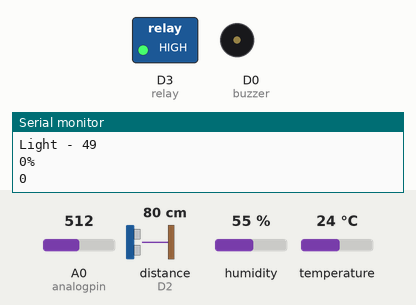
This sketch was run on a simulated ESP8266 (NodeMCU). Parts: switched loads named in the sketch (green lamp = pin HIGH), buzzer (waves = sounding, pin HIGH), the last lines printed to the serial monitor. Wiring (inferred from the names in the program): ultrasonic range finder: trigger D1; echo D2. Inputs (shaded band) come from the test bench; at power-on: A0 (analogpin) = 512, distance to the obstacle (sensor on D2) 80 cm, humidity 55 %, temperature 24 °C. The echo pulse lasts 58.3 µs per cm; WiFi joins after 1.5 s; servers stay silent unless stated; pins used as bus, display or sensor lines are not drawn.

Above: at 3.0 s.
3.1 s: A0 (analogpin) set to 501
At 4.3 s:
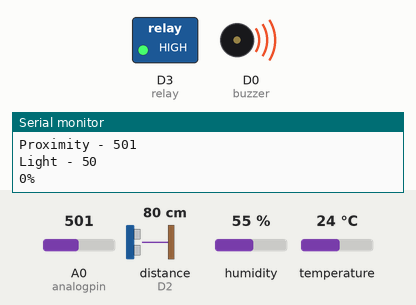
4.7 s: A0 (analogpin) set to 522
At 6.5 s:
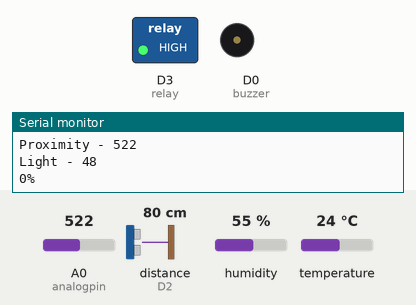
6.8 s: A0 (analogpin) set to 502
At 8.1 s:
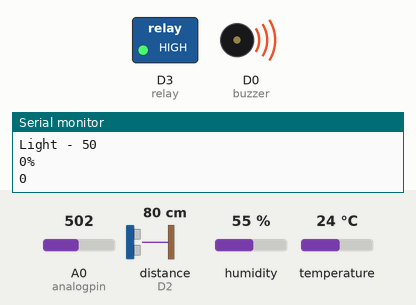
Timing chart, 0 to 9.8 s (numbered marks = the images above; inputs shaded):
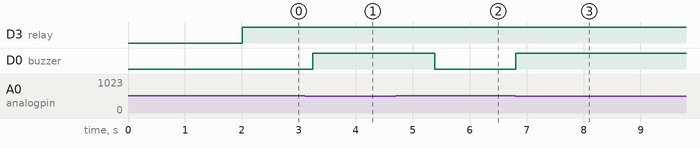

The sketch:

blynk1.ino
```cpp
// (licence header left out)
/* Comment this out to disable prints and save space */
#define BLYNK_PRINT Serial
#include <ESP8266WiFi.h>
#include <BlynkSimpleEsp8266.h>
#include <DHT.h>


/************************* Pin Definition *********************************/

//Relays for switching appliances
#define Relay1            D4
#define Relay2            D5
#define Relay3            D6
#define Relay4            D7

//DHT11 for reading temperature and humidity value
#define DHTPIN            D8

//buzzer to use it for alert
#define buzzer            D0

//Selection pins for multiplexer module to switch between different sensors and give data on a single analog pin.
#define S0                D9
#define S1                D10

//Analog pin to read the incoming analog value from different sensors.
#define analogpin         A0
#define TankHeight        100

int proximity;
int light;
int gas;
int motion;
// You should get Auth Token in the Blynk App.
// Go to the Project Settings (nut icon).
char auth[] = "eDwibfkjE5OhmT40QDrhP6mnuD_pr6X8";

// Uncomment whatever type you're using!
#define DHTTYPE DHT11     // DHT 11
//#define DHTTYPE DHT22   // DHT 22, AM2302, AM2321
//#define DHTTYPE DHT21   // DHT 21, AM2301
WidgetLCD lcd1(V1);


int temp;
int trig = D1;
int echo = D2;
int relay = D3;
int durasi, jarak;


DHT dht(DHTPIN, DHTTYPE);
BlynkTimer timer;
// Your WiFi credentials.
// Set password to "" for open networks.
char ssid[] = "KMK";
char pass[] = "kutty899666";
// This function sends Arduino's up time every second to Virtual Pin (5).
// In the app, Widget's reading frequency should be set to PUSH. This means
// that you define how often to send data to Blynk App.
void sendSensor()
{
  float h = dht.readHumidity();
  float t = dht.readTemperature(); // or dht.readTemperature(true) for Fahrenheit

  if (isnan(h) || isnan(t)) {
    Serial.println("Failed to read from DHT sensor!");
    return;
  }
  // You can send any value at any time.
  // Please don't send more that 10 values per second.
  Blynk.virtualWrite(V0, t);
  Blynk.virtualWrite(V1, h);
  Blynk.virtualWrite(V2, proximity);
  Blynk.virtualWrite(V3, gas);
  Blynk.virtualWrite(V4, motion);
  Blynk.virtualWrite(V5, light);
}

void setup()
{
  // Debug console


 pinMode(trig, OUTPUT);
  pinMode(echo, INPUT);
  pinMode(relay, OUTPUT);
  digitalWrite(relay, LOW);
  Serial.begin(9600);

  Blynk.begin(auth, ssid, pass);


  dht.begin();
  pinMode(S0, OUTPUT);
  pinMode(S1, OUTPUT);
  pinMode(A0, INPUT);
  pinMode(buzzer, OUTPUT);

  // Setup a function to be called every second
  timer.setInterval(1000L, sendSensor);
}

void loop()
{
  // Now we can publish stuff!
  // Address 00
  digitalWrite(S0, LOW);
  digitalWrite(S1, LOW);
  gas = analogRead(analogpin);
  Serial.print("Gas - "); Serial.println(gas);

// Address 10
  digitalWrite(S0, HIGH);
  digitalWrite(S1, LOW);
  motion = analogRead(analogpin);
  if (motion > 512)
  {
    motion = 1;

  }
  else
  {
    motion = 0;

  }
// Address 01
  digitalWrite(S0, LOW);
  digitalWrite(S1, HIGH);
  proximity = analogRead(analogpin);
  Serial.print("Proximity - "); Serial.println(proximity);
  if (proximity < 512)
  {
    proximity = 1;
    digitalWrite(buzzer, HIGH);
  }
  else
  {
    proximity = 0;
    digitalWrite(buzzer, LOW);
  }


// Address 11
  digitalWrite(S0, HIGH);
  digitalWrite(S1, HIGH);
  int raw_light = analogRead(analogpin);
  light = map(raw_light, 1024, 0, 0, 100);
  Serial.print("Light - "); Serial.println(light);


    lcd1.clear();
  lcd1.print(0, 0, "Distance : ");
  digitalWrite(trig, LOW);
  delayMicroseconds(8);

  digitalWrite(trig, HIGH);
  delayMicroseconds(8);

  digitalWrite(trig, LOW);
  durasi = pulseIn(echo, HIGH); // menerima suara ultrasonic
  jarak = TankHeight - (durasi / 2 / 29.1);  // mengubah durasi menjadi jarak (cm)
  jarak = jarak/TankHeight*100;
  Serial.print(jarak);
  Serial.println("%");

  lcd1.print(8, 0, jarak);
  lcd1.print(12, 0, "%");
  if (jarak > 75){
    delay(200);
    digitalWrite(relay, LOW);
    Blynk.notify ("Full tank!!!!");
  }
  else if (jarak < 50){
    delay(200);
    digitalWrite(relay, HIGH);
    Blynk.notify ("Empty Tank!!!!");
  }
  Blynk.virtualWrite(V5, jarak);
  delay(200);


  Serial.println(temp);
  Blynk.virtualWrite(V3, temp);
  delay(100);
  Blynk.run();
   timer.run();
  delay(200);
}
```

Measured:
- the behaviour switches between 512 and 511 on A0 (analogpin) (found by bisection; images 0 and 1)
- after the input at 3.1 s, D0 (buzzer): LOW → HIGH after 0.14 s
- after the input at 4.7 s, D0 (buzzer): HIGH → LOW after 0.69 s
- after the input at 6.8 s, D0 (buzzer): LOW → HIGH at once
